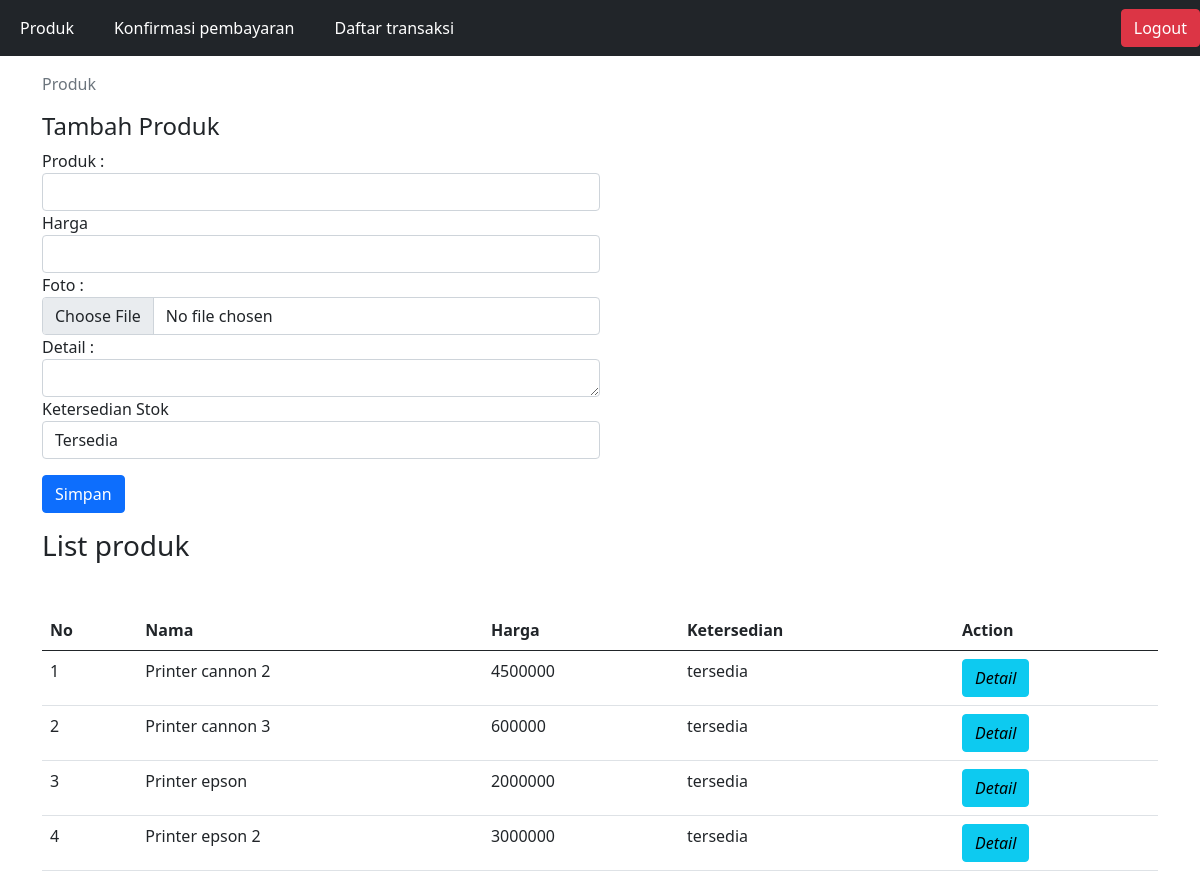
The app's page /admin/produk.php with its own data.
### tables this page shows
CREATE TABLE `produk` (
  `id_produk` int(11) NOT NULL,
  `nama_produk` varchar(255) NOT NULL,
  `harga` double NOT NULL,
  `foto` varchar(255) DEFAULT NULL,
  `detail` text DEFAULT NULL,
  `ketersedian_stok` enum('habis','tersedia') DEFAULT 'tersedia'
);

### admin/produk.php (the view, shortened to what this page needs)
<?php
include "../config.php";
$query = mysqli_query($conn,"SELECT * FROM produk");
$jumlahproduk = mysqli_num_rows($query);
?>
<!DOCTYPE html>
<html lang="en">
<head>
    <link href="https://cdn.jsdelivr.net/npm/bootstrap@5.0.2/dist/css/bootstrap.min.css" rel="stylesheet">
    <link rel="stylesheet" href="https://cdn.jsdelivr.net/npm/bootstrap-icons@1.10.3/font/bootstrap-icons.css">
</head>
<body>
<?php require "navbar.php";?>
<div class="container mt-3">
      <nav aria-label="breadcrumb">
      <ol class="breadcrumb">
      <li class="breadcrumb-item active" aria-current="page">Produk</li>
    </ol>
    </nav>
    <div class="my-3 col-12 col-md-6">
    <h4>Tambah Produk</h4>
      <form action="" method="post" enctype="multipart/form-data">
        <div>
            <label for="nama">Produk :</label>
            <input type="text" id="nama" name="nama_produk" class="form-control">
        </div>
        <div>
          <label for="harga">Harga</label>
          <input type="number" class="form-control" name="harga">
        </div>
        <div>
          <label for="foto">Foto :</label>
          <input type="file" name="foto" id="foto" class="form-control">
        </div>
        <div>
          <label for="detail">Detail :</label>
          <textarea name="detail" id="detail" cols="30" rows="1" class="form-control"></textarea>
        </div>
        <label for="ketersedian_stok">Ketersedian Stok</label>
        <select name="ketersedian_stok" id="ketersedian_stok" class="form-control">
          <option value="tersedia">Tersedia</option>
        </select>
        <div class="mt-3">
            <button class="btn btn-primary" type="submit" name="simpan">Simpan</button>
        </div>
      </form>
    </div>
    <div class="mt-3">
      <h3>List produk</h3>
      <div class="table-responsive mt-5">
        <table class="table">
          <thead>
            <tr>
              <th>No</th>
              <th>Nama</th>
              <th>Harga</th>
              <th>Ketersedian</th>
              <th>Action</th>
            </tr>
          </thead>
          <tbody>
              <?php
                if($jumlahproduk==0){
                  ?>
                  <tr>
                    <td colspan=6 class="text-center">Data Produk Tidak Tersedia</td>
                  </tr>
                  <?php
                }
                else{
                  $jumlah = 1;
                  while($data = mysqli_fetch_array($query)){
                    ?>
                    <tr>
                      <td><?php echo $jumlah;?></td>
                      <td><?php echo $data['nama_produk'];?></td>
                      <td><?php echo $data['harga'];?></td>
                      <td><?php echo $data['ketersedian_stok'];?></td>
                      <td><a href="setting.php?q=<?php echo $data['id_produk'];?>"class="btn btn-info"><i>Detail</i></a></td>
                    </tr>
                    <?php
                    $jumlah++;
                  }
                }
              ?>
          </tbody>
        </table>
      </div>
    </div>
</body>
</html>

### admin/navbar.php (shortened to what this page needs)
<!DOCTYPE html>
<html lang="en">
<head>
    <link href="https://cdn.jsdelivr.net/npm/bootstrap@5.0.2/dist/css/bootstrap.min.css" rel="stylesheet">
</head>
<body>
<nav class="navbar navbar-expand-lg navbar-dark bg-dark">
  <div class="container">
    <div class="collapse navbar-collapse" id="navbarNav">
      <ul class="navbar-nav">
        <li class="nav-item">
          <a class="nav-link active me-4" href="produk.php">Produk</a>
        </li>
        <li class="nav-item">
          <a class="nav-link active me-4" href="konfirmasi.php">Konfirmasi pembayaran</a>
        </li>
        <li class="nav-item">
          <a class="nav-link active me-4" href="transaksi.php">Daftar transaksi</a>
      </ul>
    </div>
  </div>
  <div class="navbar-button">
      <a href="../logout.php">
        <button class="btn btn-danger " type="submit" name="logut"> Logout </button>
      </a>
    </div>
</nav>
</body>
</html>

### records on screen
produk: nama_produk "Printer cannon 2", harga "4500000", ketersedian_stok "tersedia"
produk: nama_produk "Printer cannon 3", harga "600000", ketersedian_stok "tersedia"
produk: nama_produk "Printer epson", harga "2000000", ketersedian_stok "tersedia"
produk: nama_produk "Printer epson 2", harga "3000000", ketersedian_stok "tersedia"
